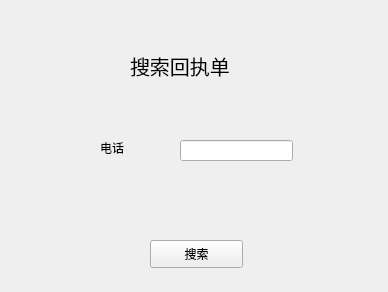
<?xml version="1.0" encoding="UTF-8"?>
<ui version="4.0">
 <class>Sort</class>
 <widget class="QWidget" name="Sort">
  <property name="geometry">
   <rect>
    <x>0</x>
    <y>0</y>
    <width>388</width>
    <height>292</height>
   </rect>
  </property>
  <property name="windowTitle">
   <string>Form</string>
  </property>
  <widget class="QWidget" name="widget" native="true">
   <property name="geometry">
    <rect>
     <x>0</x>
     <y>0</y>
     <width>391</width>
     <height>291</height>
    </rect>
   </property>
   <property name="styleSheet">
    <string notr="true">background-image: url(:/ico/load1.jpg);</string>
   </property>
   <widget class="QPushButton" name="pushButton">
    <property name="geometry">
     <rect>
      <x>150</x>
      <y>240</y>
      <width>93</width>
      <height>28</height>
     </rect>
    </property>
    <property name="text">
     <string>搜索</string>
    </property>
   </widget>
   <widget class="QLabel" name="label_2">
    <property name="geometry">
     <rect>
      <x>100</x>
      <y>140</y>
      <width>72</width>
      <height>15</height>
     </rect>
    </property>
    <property name="text">
     <string>电话</string>
    </property>
   </widget>
   <widget class="QLabel" name="label">
    <property name="geometry">
     <rect>
      <x>130</x>
      <y>30</y>
      <width>151</width>
      <height>71</height>
     </rect>
    </property>
    <property name="font">
     <font>
      <pointsize>15</pointsize>
     </font>
    </property>
    <property name="text">
     <string>搜索回执单</string>
    </property>
   </widget>
   <widget class="QLineEdit" name="lineEdit">
    <property name="geometry">
     <rect>
      <x>180</x>
      <y>140</y>
      <width>113</width>
      <height>21</height>
     </rect>
    </property>
   </widget>
  </widget>
 </widget>
 <resources/>
 <connections/>
</ui>
